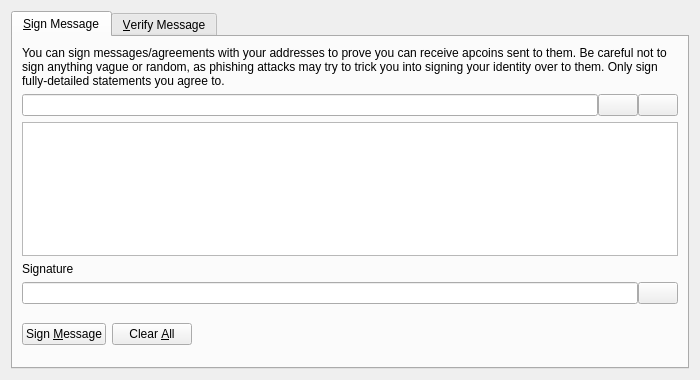
<?xml version="1.0" encoding="UTF-8"?>
<ui version="4.0">
 <class>SignVerifyMessageDialog</class>
 <widget class="QDialog" name="SignVerifyMessageDialog">
  <property name="geometry">
   <rect>
    <x>0</x>
    <y>0</y>
    <width>700</width>
    <height>380</height>
   </rect>
  </property>
  <property name="windowTitle">
   <string>Signatures - Sign / Verify a Message</string>
  </property>
  <property name="modal">
   <bool>true</bool>
  </property>
  <layout class="QVBoxLayout" name="verticalLayout">
   <item>
    <widget class="QTabWidget" name="tabWidget">
     <property name="currentIndex">
      <number>0</number>
     </property>
     <widget class="QWidget" name="tabSignMessage">
      <attribute name="title">
       <string>&amp;Sign Message</string>
      </attribute>
      <layout class="QVBoxLayout" name="verticalLayout_SM">
       <item>
        <widget class="QLabel" name="infoLabel_SM">
         <property name="text">
          <string>You can sign messages/agreements with your addresses to prove you can receive apcoins sent to them. Be careful not to sign anything vague or random, as phishing attacks may try to trick you into signing your identity over to them. Only sign fully-detailed statements you agree to.</string>
         </property>
         <property name="textFormat">
          <enum>Qt::PlainText</enum>
         </property>
         <property name="wordWrap">
          <bool>true</bool>
         </property>
        </widget>
       </item>
       <item>
        <layout class="QHBoxLayout" name="horizontalLayout_1_SM">
         <property name="spacing">
          <number>0</number>
         </property>
         <item>
          <widget class="QValidatedLineEdit" name="addressIn_SM">
           <property name="toolTip">
            <string>The Apcoin address to sign the message with</string>
           </property>
          </widget>
         </item>
         <item>
          <widget class="QPushButton" name="addressBookButton_SM">
           <property name="toolTip">
            <string>Choose previously used address</string>
           </property>
           <property name="text">
            <string/>
           </property>
           <property name="icon">
            <iconset resource="../apcoin.qrc">
             <normaloff>:/icons/address-book</normaloff>:/icons/address-book</iconset>
           </property>
           <property name="shortcut">
            <string>Alt+A</string>
           </property>
           <property name="autoDefault">
            <bool>false</bool>
           </property>
          </widget>
         </item>
         <item>
          <widget class="QPushButton" name="pasteButton_SM">
           <property name="toolTip">
            <string>Paste address from clipboard</string>
           </property>
           <property name="text">
            <string/>
           </property>
           <property name="icon">
            <iconset resource="../apcoin.qrc">
             <normaloff>:/icons/editpaste</normaloff>:/icons/editpaste</iconset>
           </property>
           <property name="shortcut">
            <string>Alt+P</string>
           </property>
           <property name="autoDefault">
            <bool>false</bool>
           </property>
          </widget>
         </item>
        </layout>
       </item>
       <item>
        <widget class="QPlainTextEdit" name="messageIn_SM">
         <property name="toolTip">
          <string>Enter the message you want to sign here</string>
         </property>
        </widget>
       </item>
       <item>
        <widget class="QLabel" name="signatureLabel_SM">
         <property name="text">
          <string>Signature</string>
         </property>
         <property name="textFormat">
          <enum>Qt::PlainText</enum>
         </property>
        </widget>
       </item>
       <item>
        <layout class="QHBoxLayout" name="horizontalLayout_2_SM">
         <property name="spacing">
          <number>0</number>
         </property>
         <item>
          <widget class="QLineEdit" name="signatureOut_SM">
           <property name="font">
            <font>
             <italic>true</italic>
            </font>
           </property>
           <property name="readOnly">
            <bool>true</bool>
           </property>
          </widget>
         </item>
         <item>
          <widget class="QPushButton" name="copySignatureButton_SM">
           <property name="toolTip">
            <string>Copy the current signature to the system clipboard</string>
           </property>
           <property name="text">
            <string/>
           </property>
           <property name="icon">
            <iconset resource="../apcoin.qrc">
             <normaloff>:/icons/editcopy</normaloff>:/icons/editcopy</iconset>
           </property>
           <property name="autoDefault">
            <bool>false</bool>
           </property>
          </widget>
         </item>
        </layout>
       </item>
       <item>
        <layout class="QHBoxLayout" name="horizontalLayout_3_SM">
         <item>
          <widget class="QPushButton" name="signMessageButton_SM">
           <property name="toolTip">
            <string>Sign the message to prove you own this Apcoin address</string>
           </property>
           <property name="text">
            <string>Sign &amp;Message</string>
           </property>
           <property name="icon">
            <iconset resource="../apcoin.qrc">
             <normaloff>:/icons/edit</normaloff>:/icons/edit</iconset>
           </property>
           <property name="autoDefault">
            <bool>false</bool>
           </property>
          </widget>
         </item>
         <item>
          <widget class="QPushButton" name="clearButton_SM">
           <property name="toolTip">
            <string>Reset all sign message fields</string>
           </property>
           <property name="text">
            <string>Clear &amp;All</string>
           </property>
           <property name="icon">
            <iconset resource="../apcoin.qrc">
             <normaloff>:/icons/remove</normaloff>:/icons/remove</iconset>
           </property>
           <property name="autoDefault">
            <bool>false</bool>
           </property>
          </widget>
         </item>
         <item>
          <spacer name="horizontalSpacer_1_SM">
           <property name="orientation">
            <enum>Qt::Horizontal</enum>
           </property>
           <property name="sizeHint" stdset="0">
            <size>
             <width>40</width>
             <height>48</height>
            </size>
           </property>
          </spacer>
         </item>
         <item>
          <widget class="QLabel" name="statusLabel_SM">
           <property name="font">
            <font>
             <weight>75</weight>
             <bold>true</bold>
            </font>
           </property>
           <property name="text">
            <string/>
           </property>
           <property name="wordWrap">
            <bool>true</bool>
           </property>
          </widget>
         </item>
         <item>
          <spacer name="horizontalSpacer_2_SM">
           <property name="orientation">
            <enum>Qt::Horizontal</enum>
           </property>
           <property name="sizeHint" stdset="0">
            <size>
             <width>40</width>
             <height>48</height>
            </size>
           </property>
          </spacer>
         </item>
        </layout>
       </item>
      </layout>
     </widget>
     <widget class="QWidget" name="tabVerifyMessage">
      <attribute name="title">
       <string>&amp;Verify Message</string>
      </attribute>
      <layout class="QVBoxLayout" name="verticalLayout_VM">
       <item>
        <widget class="QLabel" name="infoLabel_VM">
         <property name="text">
          <string>Enter the receiver's address, message (ensure you copy line breaks, spaces, tabs, etc. exactly) and signature below to verify the message. Be careful not to read more into the signature than what is in the signed message itself, to avoid being tricked by a man-in-the-middle attack. Note that this only proves the signing party receives with the address, it cannot prove sendership of any transaction!</string>
         </property>
         <property name="textFormat">
          <enum>Qt::PlainText</enum>
         </property>
         <property name="alignment">
          <set>Qt::AlignLeading|Qt::AlignLeft|Qt::AlignTop</set>
         </property>
         <property name="wordWrap">
          <bool>true</bool>
         </property>
        </widget>
       </item>
       <item>
        <layout class="QHBoxLayout" name="horizontalLayout_1_VM">
         <property name="spacing">
          <number>0</number>
         </property>
         <item>
          <widget class="QValidatedLineEdit" name="addressIn_VM">
           <property name="toolTip">
            <string>The Apcoin address the message was signed with</string>
           </property>
          </widget>
         </item>
         <item>
          <widget class="QPushButton" name="addressBookButton_VM">
           <property name="toolTip">
            <string>Choose previously used address</string>
           </property>
           <property name="text">
            <string/>
           </property>
           <property name="icon">
            <iconset resource="../apcoin.qrc">
             <normaloff>:/icons/address-book</normaloff>:/icons/address-book</iconset>
           </property>
           <property name="shortcut">
            <string>Alt+A</string>
           </property>
           <property name="autoDefault">
            <bool>false</bool>
           </property>
          </widget>
         </item>
        </layout>
       </item>
       <item>
        <widget class="QPlainTextEdit" name="messageIn_VM"/>
       </item>
       <item>
        <widget class="QValidatedLineEdit" name="signatureIn_VM"/>
       </item>
       <item>
        <layout class="QHBoxLayout" name="horizontalLayout_2_VM">
         <item>
          <widget class="QPushButton" name="verifyMessageButton_VM">
           <property name="toolTip">
            <string>Verify the message to ensure it was signed with the specified Apcoin address</string>
           </property>
           <property name="text">
            <string>Verify &amp;Message</string>
           </property>
           <property name="icon">
            <iconset resource="../apcoin.qrc">
             <normaloff>:/icons/transaction_0</normaloff>:/icons/transaction_0</iconset>
           </property>
           <property name="autoDefault">
            <bool>false</bool>
           </property>
          </widget>
         </item>
         <item>
          <widget class="QPushButton" name="clearButton_VM">
           <property name="toolTip">
            <string>Reset all verify message fields</string>
           </property>
           <property name="text">
            <string>Clear &amp;All</string>
           </property>
           <property name="icon">
            <iconset resource="../apcoin.qrc">
             <normaloff>:/icons/remove</normaloff>:/icons/remove</iconset>
           </property>
           <property name="autoDefault">
            <bool>false</bool>
           </property>
          </widget>
         </item>
         <item>
          <spacer name="horizontalSpacer_1_VM">
           <property name="orientation">
            <enum>Qt::Horizontal</enum>
           </property>
           <property name="sizeHint" stdset="0">
            <size>
             <width>40</width>
             <height>48</height>
            </size>
           </property>
          </spacer>
         </item>
         <item>
          <widget class="QLabel" name="statusLabel_VM">
           <property name="font">
            <font>
             <weight>75</weight>
             <bold>true</bold>
            </font>
           </property>
           <property name="text">
            <string/>
           </property>
           <property name="wordWrap">
            <bool>true</bool>
           </property>
          </widget>
         </item>
         <item>
          <spacer name="horizontalSpacer_2_VM">
           <property name="orientation">
            <enum>Qt::Horizontal</enum>
           </property>
           <property name="sizeHint" stdset="0">
            <size>
             <width>40</width>
             <height>48</height>
            </size>
           </property>
          </spacer>
         </item>
        </layout>
       </item>
      </layout>
     </widget>
    </widget>
   </item>
  </layout>
 </widget>
 <customwidgets>
  <customwidget>
   <class>QValidatedLineEdit</class>
   <extends>QLineEdit</extends>
   <header>qvalidatedlineedit.h</header>
  </customwidget>
 </customwidgets>
 <resources>
  <include location="../apcoin.qrc"/>
 </resources>
 <connections/>
</ui>
